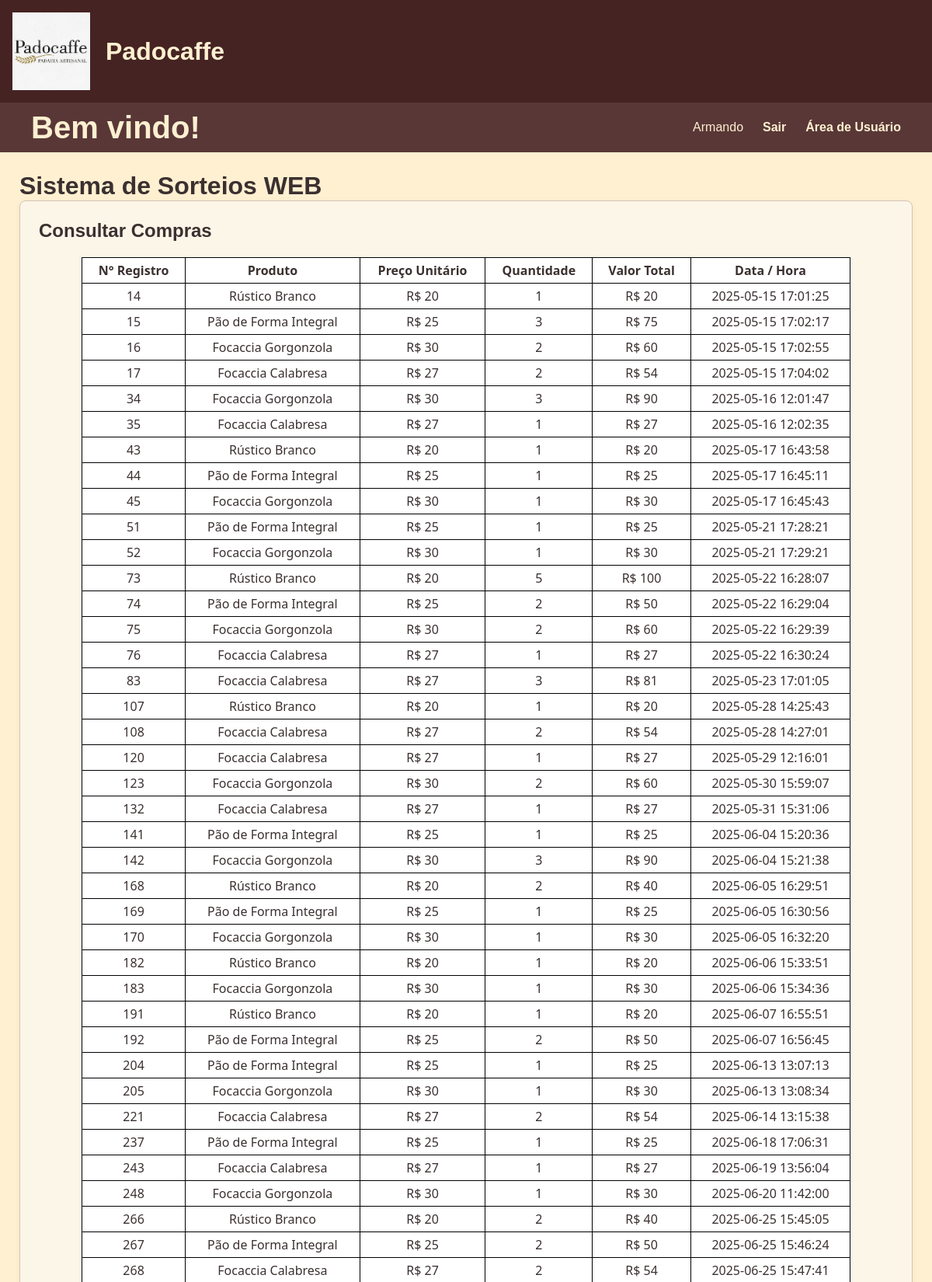
The app's page /consultar_compras (signed in, upper part) with its own data.
### tables this page shows
CREATE TABLE usuario (
  id_usuario INTEGER PRIMARY KEY AUTOINCREMENT,
  username TEXT UNIQUE NOT NULL,
  password TEXT NOT NULL,
  CPF INTEGER NOT NULL,
  celular INTEGER NOT NULL
);

CREATE TABLE venda (
  id_venda INTEGER PRIMARY KEY AUTOINCREMENT,
  data_venda TIMESTAMP NOT NULL,
  id_usuario INTEGER NOT NULL,
  id_produto INTEGER NOT NULL,
  preco_venda DECIMAL(10,2) NOT NULL,
  desconto_unitario DECIMAL(10,2) DEFAULT 0,
  quantidade_vendida INTEGER NOT NULL,
  FOREIGN KEY (id_usuario) REFERENCES usuario(id_usuario),
  FOREIGN KEY (id_produto) REFERENCES produto(id_produto)
);

CREATE TABLE produto (
  id_produto INTEGER PRIMARY KEY AUTOINCREMENT,
  nome TEXT UNIQUE NOT NULL,
  preco_atual DECIMAL(10,2) NOT NULL,
  ativo BOOLEAN DEFAULT 1
);

### flaskr/usuario.py (the view)
@bp.route('/consultar_compras')
@usuario_required
def consultar_compras():
    id_usuario = session["user_id"]
    db = get_db()
    compras = db.execute(
        'SELECT ' +
        ' venda.id_venda AS id_venda, ' +
        ' venda.id_usuario AS id_usuario, ' +
        ' venda.preco_venda AS preco, ' +
        ' venda.quantidade_vendida AS quantidade, ' +
        ' venda.data_venda AS data, ' +
        ' produto.nome AS produto ' +
        ' FROM venda ' +
        ' INNER JOIN produto ON venda.id_produto = produto.id_produto '+
         ' WHERE id_usuario = ?', (id_usuario,)
    ).fetchall()
    if compras:
        return render_template('usuario/consultar_compras.html',compra_encontrada=True,compras=compras)
    else:
        return render_template('usuario/consultar_compras.html',compra_encontrada=False)

### flaskr/auth.py (called while the page is built, shortened)
@bp.before_app_request
def load_logged_in_user():
    user_id = session.get("user_id")
    auth_type = session.get("auth_type")
    if user_id is None:
        g.admin = None
        g.usuario = None
    elif auth_type == "usuario":
        db = get_db()
        g.usuario = db.execute(
            "SELECT id_usuario, username, password FROM usuario WHERE id_usuario = ?",
            (user_id,)
        ).fetchone()
        g.admin = None

def usuario_required(view):
    @functools.wraps(view)
    def wrapped_view(**kwargs):
        if g.usuario is None:
            return redirect(url_for("auth.login_usuario"))
        return view(**kwargs)
    return wrapped_view

### flaskr/db.py (called while the page is built)
def get_db():
    if 'db' not in g:
        g.db = sqlite3.connect(DB_PATH)
        g.db.row_factory = sqlite3.Row
    return g.db

### flaskr/templates/usuario/consultar_compras.html (shortened to what this page needs)
{% extends 'base.html' %}
{% block content %}
    <h2 style="margin-bottom: 20px;">Consultar Compras</h2>
    <div>
        {% if compra_encontrada %}
        <table>
            <tr>
                <th>N° Registro </th>
                <th>Produto </th>
                <th>Preço Unitário</th>
                <th>Quantidade </th>
                <th>Valor Total</th>
                <th>Data / Hora </th>
            </tr>
            {% for compra in compras %}
                <tr>
                    <td>{{compra.id_venda}}</td>
                    <td>{{compra.produto}}</td>
                    <td>R$ {{compra.preco}}</td>
                    <td>{{compra.quantidade}}</td>
                    <td>R$ {{compra.quantidade * compra.preco}}</td>
                    <td>{{compra.data}}</td>
                </tr>
            {% endfor %}
        </table>
        {% else %}
        <p style="margin: 10px;">Você ainda não fez nenhuma compra</p>
        {% endif %}
    </div>
{% endblock %}

### flaskr/templates/base.html (shortened to what this page needs)
<!doctype html>
<html lang="pt-br">
  <head>
    <link rel="stylesheet" href="{{ url_for('static', filename='style.css') }}">
  </head>
  <body>
    <header class="main-header">
        <img src="{{ url_for('static', filename='img/padocaffe imagem.jpeg') }}" alt="Logomarca da Empresa Padocaffe" style="height: 100px;">
        <h1>Padocaffe</h1>
    </header>
    <nav class="navbar">
      <h1>Bem vindo!</h1>
      <ul>
        {% if g.admin %}
            <li><span>{{ g.admin['username'] }}</span></li>
            <li><a class="navbar-item" href="{{ url_for('auth.logout_admin') }}">Sair</a></li>
            <li><a class="navbar-item" href="{{ url_for('admin.index_admin') }}">Área de Administrador</a></li>
        {% else %}
          {% if g.usuario %}
            <li><span>{{ g.usuario['username'] }}</span></li>
            <li><a class="navbar-item" href="{{ url_for('auth.logout_usuario') }}">Sair</a></li>
            <li><a class="navbar-item" href="{{ url_for('usuario.index_usuario') }}">Área de Usuário</a></li>
          {% else %}
            <li><a class="navbar-item" href="{{ url_for('auth.login_admin') }}">Área de Administrador</a></li>
            <li><a class="navbar-item" href="{{ url_for('auth.index') }}">Voltar ao Início</a></li>
          {% endif %}
        {% endif %}
      </ul>
    </nav>
    <main>
      <div style="display: flex; align-items: center; gap: 12px;">
        <h1 style="margin: 0;">Sistema de Sorteios WEB</h1>
      </div>
      <section class="content">
      {% block content %}{% endblock %}
      </section>
    </main>
  </body>
</html>

### flaskr/static/style.css (style rules this page uses)
* { margin: 0; padding: 0; box-sizing: border-box; }
body { background-color: #FFF0D1; color: #3B3030; font-family: Arial, Helvetica, sans-serif; }
a { color: #664343; text-decoration: none; }
.main-header { background-color: #462323; padding: 1rem; display: flex; align-items: center; gap: 20px; color: #FFF0D1; }
.navbar { width: 100%; height: 4rem; background-color: #593737; display: flex; justify-content: space-between; align-items: center; }
.navbar h1 { margin-left: 2.5rem; font-size: 2.5rem; color: #FFF0D1; }
.navbar ul { margin-right: 2.5rem; list-style: none; display: flex; align-items: center; gap: 25px; }
.navbar li { color: #FFF0D1; display: inline-flex; justify-content: space-evenly; }
.navbar-item { color: #FFF0D1; line-height: 50px; text-decoration: none; font-weight: bold; font-family: Arial, Helvetica, sans-serif; }
table { border: 1px solid black; margin: 10px auto; margin-bottom: 20px; width: 90%; background-color: white; color: #3B3030; border-collapse: collapse; font-family:'Segoe UI', Tahoma, Geneva, Verdana, sans-serif; }
td { border: 1px solid black; margin: 0px; padding: 5px 10px; background-color: white; text-align: center; }
th { border: 1px solid black; margin: 0px; padding: 5px 10px; background-color: #ffffff; text-align: center; }
main { padding: 25px; }
.content { background-color: #fcf6e8; padding: 1.5rem; border: 1px solid #d3c5b4; border-radius: 8px; box-shadow: 0 2px 8px rgba(0,0,0,0.05); }
.content:last-child { margin-bottom: 0; }

### records on screen
usuario: usuario.username "Armando"
venda: id_venda "14", produto "Rústico Branco", preco "20", quantidade "1", compra.quantidade*compra.preco "20", data "2025-05-15 17:01:25"
venda: id_venda "15", produto "Pão de Forma Integral", preco "25", quantidade "3", compra.quantidade*compra.preco "75", data "2025-05-15 17:02:17"
venda: id_venda "16", produto "Focaccia Gorgonzola", preco "30", quantidade "2", compra.quantidade*compra.preco "60", data "2025-05-15 17:02:55"
venda: id_venda "17", produto "Focaccia Calabresa", preco "27", quantidade "2", compra.quantidade*compra.preco "54", data "2025-05-15 17:04:02"
venda: id_venda "34", produto "Focaccia Gorgonzola", preco "30", quantidade "3", compra.quantidade*compra.preco "90", data "2025-05-16 12:01:47"
venda: id_venda "35", produto "Focaccia Calabresa", preco "27", quantidade "1", compra.quantidade*compra.preco "27", data "2025-05-16 12:02:35"
venda: id_venda "43", produto "Rústico Branco", preco "20", quantidade "1", compra.quantidade*compra.preco "20", data "2025-05-17 16:43:58"
venda: id_venda "44", produto "Pão de Forma Integral", preco "25", quantidade "1", compra.quantidade*compra.preco "25", data "2025-05-17 16:45:11"
venda: id_venda "45", produto "Focaccia Gorgonzola", preco "30", quantidade "1", compra.quantidade*compra.preco "30", data "2025-05-17 16:45:43"
venda: id_venda "51", produto "Pão de Forma Integral", preco "25", quantidade "1", compra.quantidade*compra.preco "25", data "2025-05-21 17:28:21"
venda: id_venda "52", produto "Focaccia Gorgonzola", preco "30", quantidade "1", compra.quantidade*compra.preco "30", data "2025-05-21 17:29:21"
venda: id_venda "73", produto "Rústico Branco", preco "20", quantidade "5", compra.quantidade*compra.preco "100", data "2025-05-22 16:28:07"
venda: id_venda "74", produto "Pão de Forma Integral", preco "25", quantidade "2", compra.quantidade*compra.preco "50", data "2025-05-22 16:29:04"
venda: id_venda "75", produto "Focaccia Gorgonzola", preco "30", quantidade "2", compra.quantidade*compra.preco "60", data "2025-05-22 16:29:39"
venda: id_venda "76", produto "Focaccia Calabresa", preco "27", quantidade "1", compra.quantidade*compra.preco "27", data "2025-05-22 16:30:24"
venda: id_venda "83", produto "Focaccia Calabresa", preco "27", quantidade "3", compra.quantidade*compra.preco "81", data "2025-05-23 17:01:05"
venda: id_venda "107", produto "Rústico Branco", preco "20", quantidade "1", compra.quantidade*compra.preco "20", data "2025-05-28 14:25:43"
venda: id_venda "108", produto "Focaccia Calabresa", preco "27", quantidade "2", compra.quantidade*compra.preco "54", data "2025-05-28 14:27:01"
venda: id_venda "120", produto "Focaccia Calabresa", preco "27", quantidade "1", compra.quantidade*compra.preco "27", data "2025-05-29 12:16:01"
venda: id_venda "123", produto "Focaccia Gorgonzola", preco "30", quantidade "2", compra.quantidade*compra.preco "60", data "2025-05-30 15:59:07"
venda: id_venda "132", produto "Focaccia Calabresa", preco "27", quantidade "1", compra.quantidade*compra.preco "27", data "2025-05-31 15:31:06"
venda: id_venda "141", produto "Pão de Forma Integral", preco "25", quantidade "1", compra.quantidade*compra.preco "25", data "2025-06-04 15:20:36"
venda: id_venda "142", produto "Focaccia Gorgonzola", preco "30", quantidade "3", compra.quantidade*compra.preco "90", data "2025-06-04 15:21:38"
venda: id_venda "168", produto "Rústico Branco", preco "20", quantidade "2", compra.quantidade*compra.preco "40", data "2025-06-05 16:29:51"
venda: id_venda "169", produto "Pão de Forma Integral", preco "25", quantidade "1", compra.quantidade*compra.preco "25", data "2025-06-05 16:30:56"
venda: id_venda "170", produto "Focaccia Gorgonzola", preco "30", quantidade "1", compra.quantidade*compra.preco "30", data "2025-06-05 16:32:20"
venda: id_venda "182", produto "Rústico Branco", preco "20", quantidade "1", compra.quantidade*compra.preco "20", data "2025-06-06 15:33:51"
venda: id_venda "183", produto "Focaccia Gorgonzola", preco "30", quantidade "1", compra.quantidade*compra.preco "30", data "2025-06-06 15:34:36"
venda: id_venda "191", produto "Rústico Branco", preco "20", quantidade "1", compra.quantidade*compra.preco "20", data "2025-06-07 16:55:51"
venda: id_venda "192", produto "Pão de Forma Integral", preco "25", quantidade "2", compra.quantidade*compra.preco "50", data "2025-06-07 16:56:45"
venda: id_venda "204", produto "Pão de Forma Integral", preco "25", quantidade "1", compra.quantidade*compra.preco "25", data "2025-06-13 13:07:13"
venda: id_venda "205", produto "Focaccia Gorgonzola", preco "30", quantidade "1", compra.quantidade*compra.preco "30", data "2025-06-13 13:08:34"
venda: id_venda "221", produto "Focaccia Calabresa", preco "27", quantidade "2", compra.quantidade*compra.preco "54", data "2025-06-14 13:15:38"
venda: id_venda "237", produto "Pão de Forma Integral", preco "25", quantidade "1", compra.quantidade*compra.preco "25", data "2025-06-18 17:06:31"
venda: id_venda "243", produto "Focaccia Calabresa", preco "27", quantidade "1", compra.quantidade*compra.preco "27", data "2025-06-19 13:56:04"
venda: id_venda "248", produto "Focaccia Gorgonzola", preco "30", quantidade "1", compra.quantidade*compra.preco "30", data "2025-06-20 11:42:00"
venda: id_venda "266", produto "Rústico Branco", preco "20", quantidade "2", compra.quantidade*compra.preco "40", data "2025-06-25 15:45:05"
venda: id_venda "267", produto "Pão de Forma Integral", preco "25", quantidade "2", compra.quantidade*compra.preco "50", data "2025-06-25 15:46:24"
venda: id_venda "268", produto "Focaccia Calabresa", preco "27", quantidade "2", compra.quantidade*compra.preco "54", data "2025-06-25 15:47:41"
